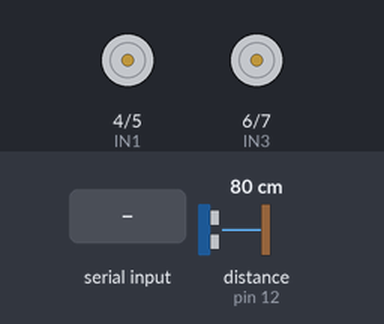
A sketch run on a simulated Arduino Uno, built with avr-gcc and run on an emulated ATmega328P. On the bench: motor-driver pin pairs drawn as motors (green arrow = first pin HIGH = forward, orange = second pin HIGH = backward, longer = more drive, scaled by the enable pin). Wiring (inferred from the names in the program): ultrasonic range finder: trigger pin 8; echo pin 12. Inputs (shaded band) come from the test bench; at power-on: distance to the obstacle (sensor on pin 12) 80 cm. The echo pulse lasts 58.3 µs per cm; what the sketch prints to the serial monitor is not drawn.

Above: at 2.2 s.
2.3 s: "forward\n" received over the second serial link
At 3.0 s:
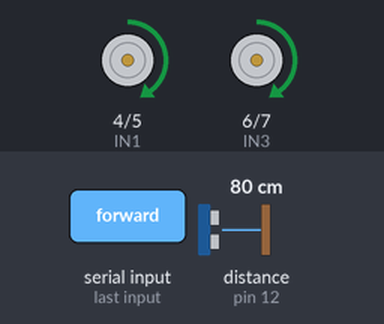
5.3 s: "right\n" received over the second serial link
At 5.8 s:
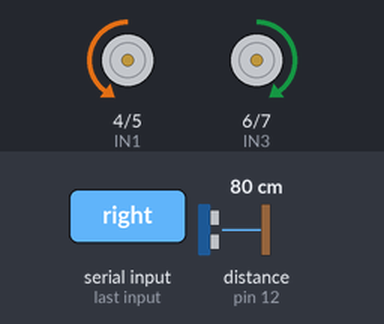
7.4 s: "left\n" received over the second serial link
At 7.8 s:
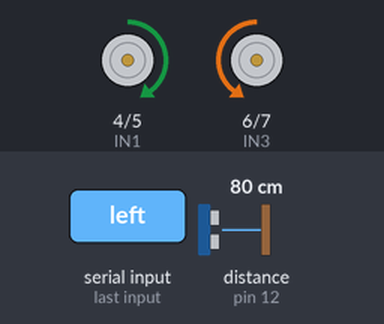
9.5 s: "backward\n" received over the second serial link
At 10.0 s:
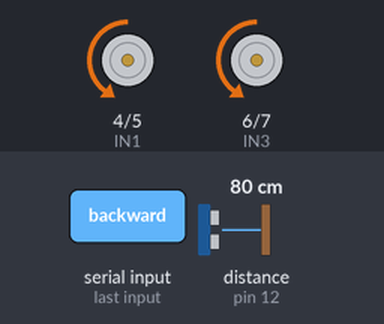
Timing chart, 0 to 12.6 s (numbered marks = the images above; inputs shaded):
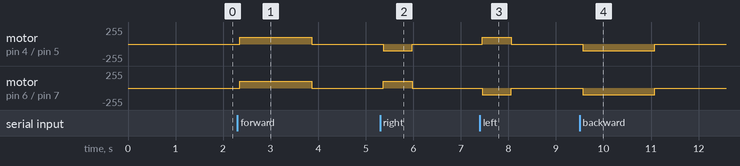

Measured:
- after the input at 2.3 s, motor on pin 4 (IN1) / pin 5 (IN2), motor on pin 6 (IN3) / pin 7 (IN4): stopped → forward 100/255 after 0.05 s, → stopped 1.5 s later
- after the input at 5.3 s, motor on pin 4 (IN1) / pin 5 (IN2): stopped → backward 100/255 after 0.07 s, → stopped 0.61 s later; motor on pin 6 (IN3) / pin 7 (IN4): stopped → forward 100/255 after 0.07 s, → stopped 0.61 s later
- after the input at 7.4 s, motor on pin 4 (IN1) / pin 5 (IN2): stopped → forward 100/255 after 0.05 s, → stopped 0.61 s later; motor on pin 6 (IN3) / pin 7 (IN4): stopped → backward 100/255 after 0.05 s, → stopped 0.61 s later
- after the input at 9.5 s, motor on pin 4 (IN1) / pin 5 (IN2), motor on pin 6 (IN3) / pin 7 (IN4): stopped → backward 100/255 after 0.06 s, → stopped 1.5 s later

The sketch:

Code.ino
```cpp
#include <SoftwareSerial.h>
SoftwareSerial BT(2, 3); // RX, TX

// Motor pins
#define IN1 4
#define IN2 5
#define IN3 6
#define IN4 7
#define ENA 9
#define ENB 10

// Ultrasonic pins
#define TRIG 8
#define ECHO 12

int speedPWM = 100;   // slow speed (0–255)
int stopDistance = 25; // stop if obstacle < 50 cm

void setup() {
  Serial.begin(9600);
  BT.begin(9600);

  pinMode(IN1, OUTPUT);
  pinMode(IN2, OUTPUT);
  pinMode(IN3, OUTPUT);
  pinMode(IN4, OUTPUT);
  pinMode(ENA, OUTPUT);
  pinMode(ENB, OUTPUT);
  pinMode(TRIG, OUTPUT);
  pinMode(ECHO, INPUT);

  stopCar();
  Serial.println("🚗 Car Initializing...");
  delay(1000);

  // === PRE-START OBSTACLE CHECK ===
  while (isObstacleClose()) {
    stopCar();
    Serial.println("⚠ Obstacle detected in front! Please clear the path...");
    delay(1000);
  }

  Serial.println("✅ Path clear! Car Ready.");
  Serial.println("Type 'f', 'b', 'l', 'r' or say 'forward', 'left', etc.");
}

void loop() {
  // Continuous check — if obstacle appears anytime, stop
  if (isObstacleClose()) {
    stopCar();
    Serial.println("⛔ Obstacle detected! Waiting...");
    while (isObstacleClose()) delay(200);  // wait till path is clear
    Serial.println("✅ Path clear! Ready again.");
  }

  if (BT.available()) {
    String input = BT.readStringUntil('\n');
    input.trim();
    input.toLowerCase();
    input.replace("\r", ""); // clean up input

    Serial.print("📥 Command: ");
    Serial.println(input);

    if (input.length() == 1)
      executeLetterCommand(input[0]);
    else
      parseSequence(input);
  }
}

// === OBSTACLE CHECK ===
bool isObstacleClose() {
  digitalWrite(TRIG, LOW);
  delayMicroseconds(2);
  digitalWrite(TRIG, HIGH);
  delayMicroseconds(10);
  digitalWrite(TRIG, LOW);

  long duration = pulseIn(ECHO, HIGH, 30000);
  int distance = duration * 0.034 / 2; // cm

  if (distance > 0) {
    Serial.print("📏 Distance: ");
    Serial.print(distance);
    Serial.println(" cm");
  }

  return (distance > 0 && distance < stopDistance);
}

// === EXECUTION ===
void executeLetterCommand(char cmd) {
  if (isObstacleClose() && (cmd == 'f' || cmd == 'r' || cmd == 'l')) {
    stopCar(); Serial.println("⛔ Obstacle ahead!"); return;
  }

  switch (tolower(cmd)) {
    case 'f': forward(); break;
    case 'b': backward(); break;
    case 'l': left(); break;
    case 'r': right(); break;
    case 's': stopCar(); break;
    default: stopCar(); break;
  }
}

// === VOICE SEQUENCE ===
void parseSequence(String str) {
  int idx = 0;
  while (idx < str.length()) {
    while (idx < str.length() && str[idx] == ' ') idx++;
    String word = "";
    while (idx < str.length() && str[idx] != ' ') word += str[idx++];

    if (isObstacleClose() && (word == "forward" || word == "right" || word == "left")) {
      stopCar(); Serial.println("⛔ Obstacle ahead!"); return;
    }

    executeWord(word);
  }
}

void executeWord(String w) {
  if (w == "forward") { forward(); delay(1500); }
  else if (w == "backward") { backward(); delay(1500); }
  else if (w == "left") { left(); delay(600); }
  else if (w == "right") { right(); delay(600); }
  else if (w == "stop") stopCar();
  stopCar();
}

// === MOVEMENT ===
void forward() {
  analogWrite(ENA, speedPWM); analogWrite(ENB, speedPWM);
  digitalWrite(IN1, HIGH); digitalWrite(IN2, LOW);
  digitalWrite(IN3, HIGH); digitalWrite(IN4, LOW);
  Serial.println("🚗 Forward");
}
void backward() {
  analogWrite(ENA, speedPWM); analogWrite(ENB, speedPWM);
  digitalWrite(IN1, LOW); digitalWrite(IN2, HIGH);
  digitalWrite(IN3, LOW); digitalWrite(IN4, HIGH);
  Serial.println("↩ Backward");
}
void left() {
  analogWrite(ENA, speedPWM); analogWrite(ENB, speedPWM);
  digitalWrite(IN1, HIGH); digitalWrite(IN2, LOW);
  digitalWrite(IN3, LOW); digitalWrite(IN4, HIGH);
  Serial.println("↪ Left");
}
void right() {
  analogWrite(ENA, speedPWM); analogWrite(ENB, speedPWM);
  digitalWrite(IN1, LOW); digitalWrite(IN2, HIGH);
  digitalWrite(IN3, HIGH); digitalWrite(IN4, LOW);
  Serial.println("↩ Right");
}
void stopCar() {
  analogWrite(ENA, 0); analogWrite(ENB, 0);
  digitalWrite(IN1, LOW); digitalWrite(IN2, LOW);
  digitalWrite(IN3, LOW); digitalWrite(IN4, LOW);
  Serial.println("■ Stop");
}
```
